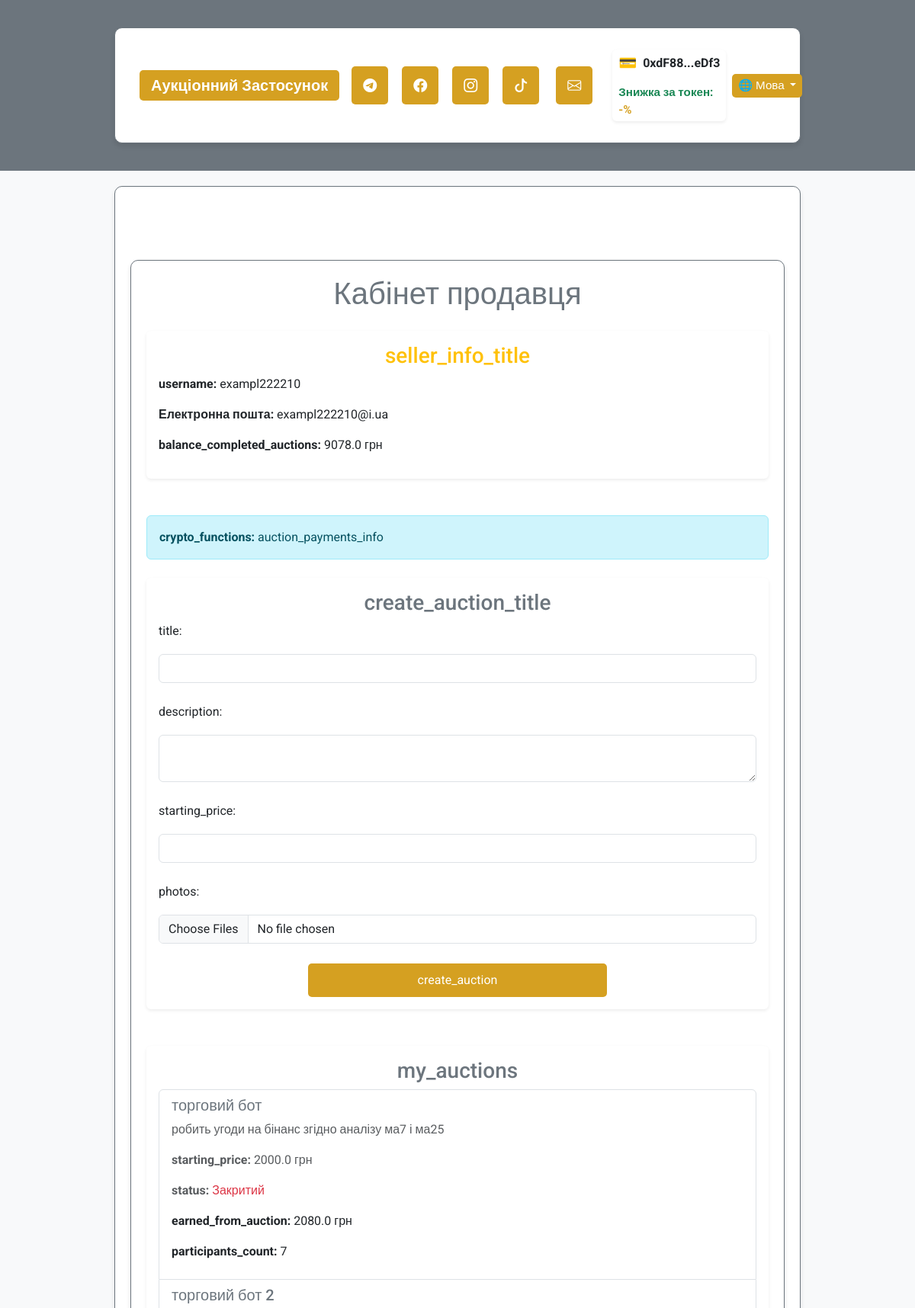
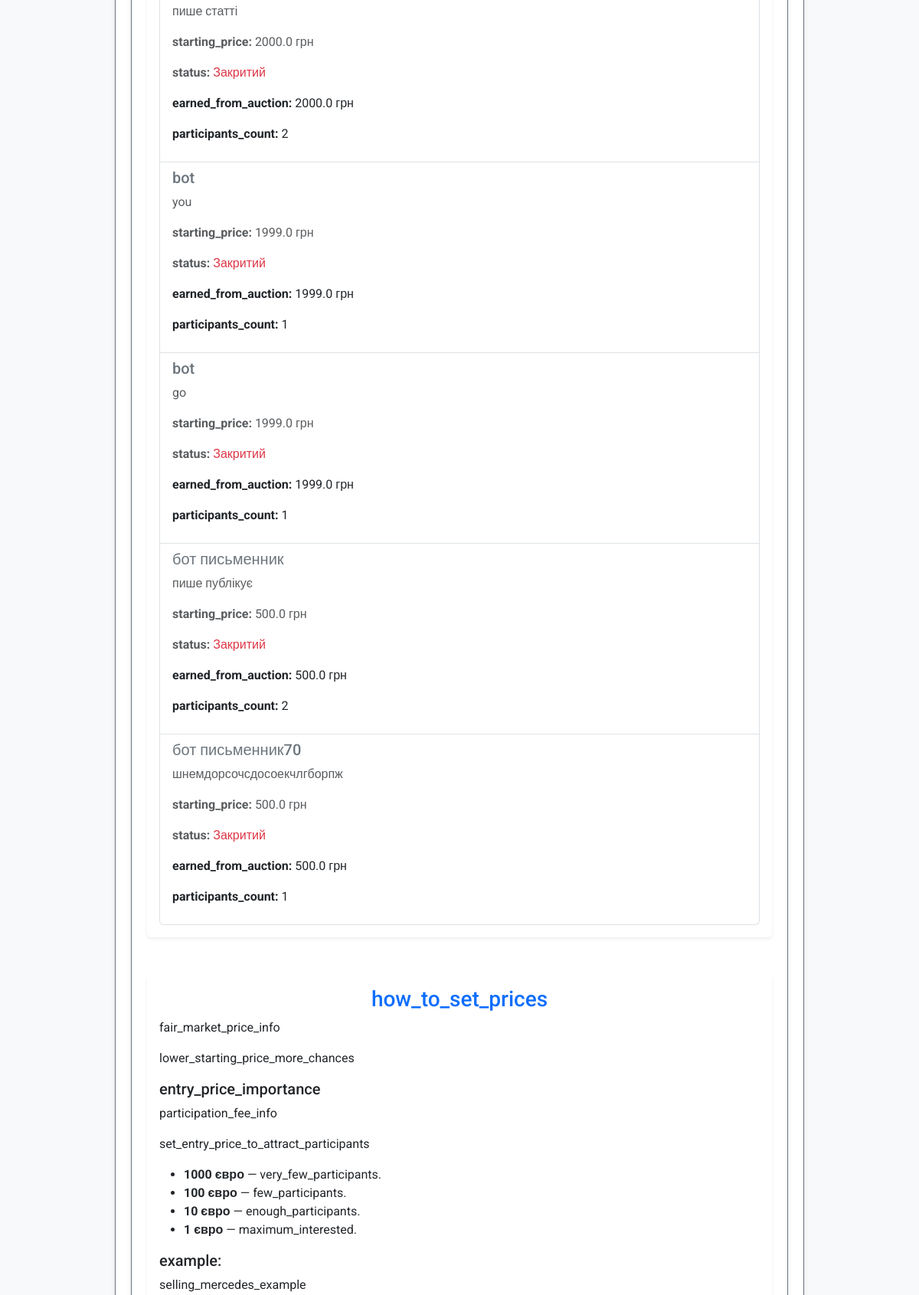
The app's page /user/seller/exampl222210@i.ua (signed in, upper part) with its own data (2 pictures, top to bottom).
### app/models/user.py (models this page shows, shortened)
class User(UserMixin, db.Model):
    __tablename__ = 'users'
    id = db.Column(db.Integer, primary_key=True)
    username = db.Column(db.String(80), nullable=False, unique=True)
    email = db.Column(db.String(120), nullable=False, unique=True)
    password_hash = db.Column(db.String(128), nullable=False)
    balance = db.Column(db.Float, default=0.0)
    platform_balance = db.Column(db.Float, default=0.0)  # Баланс платформи
    user_type = db.Column(db.String(10), nullable=False)  # "buyer", "seller", "admin"
    is_admin = db.Column(db.Boolean, default=False)  # Поле для адміністратора
    wallet_address = db.Column(db.String(42), nullable=True)  # Адреса криптогаманця
    verification_document = db.Column(db.String(255))
    is_verified = db.Column(Boolean, default=False)
    company_name = db.Column(db.String(255))
    tax_id = db.Column(db.String(64))
    language = db.Column(db.String(5), default='ua')  # 'ua', 'en', 'de'
    auctions_created = db.relationship('Auction', foreign_keys='Auction.seller_id', backref='seller', lazy=True)
    auctions_won = db.relationship('Auction', foreign_keys='Auction.winner_id', backref='winner', lazy=True)
    auction_participations = db.relationship('AuctionParticipant', back_populates='user', lazy=True)

### app/models/auction.py (models this page shows, shortened)
class Auction(db.Model):
    __tablename__ = 'auctions'
    id = db.Column(db.Integer, primary_key=True)
    title = db.Column(db.String(255), nullable=False)
    description = db.Column(db.Text, nullable=False)
    starting_price = db.Column(db.Float, nullable=False)
    current_price = db.Column(db.Float, nullable=False)
    seller_id = db.Column(db.Integer, db.ForeignKey('users.id'), nullable=False)
    total_participants = db.Column(db.Integer, default=0, nullable=False)
    is_active = db.Column(db.Boolean, default=True, nullable=False)
    winner_id = db.Column(db.Integer, db.ForeignKey('users.id'), nullable=True)
    total_earnings = db.Column(db.Float, default=0.0, nullable=False)
    created_at = db.Column(db.DateTime, default=db.func.now(), nullable=False)
    updated_at = db.Column(db.DateTime, default=db.func.now(), onupdate=db.func.now(), nullable=False)
    photos = db.Column(JSON, default=list)  # Поле для зберігання шляхів до фото у форматі JSON
    is_confirmed = db.Column(db.Boolean, default=False, nullable=False)  # Чи підтверджено отримання товару
    main_photo_idx = db.Column(db.Integer, default=0)  # Індекс головного фото
    participants = relationship(
        'AuctionParticipant', back_populates='auction', cascade='all, delete-orphan', lazy='dynamic'
    )

### app/routes/user_routes.py (the view)
@user_bp.route('/seller/<string:email>', methods=['GET'])
@login_required
def seller_dashboard(email):
    if current_user.email != email:
        lang = session.get('lang', 'ua')
        flash(get_message('not_authorized', lang), 'error')
        return redirect(url_for('auth.login'))
    user = User.query.filter_by(email=email).first()
    if not user:
        lang = session.get('lang', 'ua')
        flash(get_message('user_not_found', lang), 'error')
        return redirect(url_for('auth.login'))
    all_auctions = Auction.query.filter_by(seller_id=user.id).all()
    completed_auctions = [
        {
            'title': auction.title,
            'description': auction.description,
            'starting_price': auction.starting_price,
            'status': 'Закритий' if not auction.is_active else 'Активний',
            'total_earnings': round(auction.total_participants * auction.starting_price * 0.01 + auction.current_price, 2),
            'total_participants': auction.total_participants
        }
        for auction in all_auctions if not auction.is_active
    ]
    balance_from_completed = sum(
        auction['total_earnings'] for auction in completed_auctions
    )
    return render_template(
        'users/seller_dashboard.html',
        user=user,
        auctions=completed_auctions,
        balance_from_completed=balance_from_completed,
        lang=session.get('lang', 'ua'),
        ui_text=ui_text
    )

### app/utils/i18n_ui.py (called while the page is built)
def ui_text(key, lang):
    return ui_translations.get(key, {}).get(lang, ui_translations.get(key, {}).get('ua', key))

### app/templates/users/seller_dashboard.html (shortened to what this page needs)
{% extends "base.html" %}
{% block content %}
<div class="container my-5">
    <div class="text-center mb-4">
        <h1 class="text-secondary">{{ ui_text('seller_dashboard_title', lang) }}</h1>
    </div>
    <div class="card shadow-sm border-0 mb-5">
        <div class="card-body">
            <h3 class="card-title text-warning">{{ ui_text('seller_info_title', lang) }}</h3>
            <p><strong>{{ ui_text('username', lang) }}:</strong> {{ user.username }}</p>
            <p><strong>{{ ui_text('email', lang) }}:</strong> {{ user.email }}</p>
            <p><strong>{{ ui_text('balance_completed_auctions', lang) }}:</strong> {{ balance_from_completed | round(2) }} грн</p>
        </div>
    </div>
    <div class="alert alert-info mb-4">
        <b>{{ ui_text('crypto_functions', lang) }}:</b> {{ ui_text('auction_payments_info', lang) }}
    </div>
    <div class="card shadow-sm border-0 mb-5">
        <div class="card-body">
            <h3 class="card-title text-secondary">{{ ui_text('create_auction_title', lang) }}</h3>
            <form action="/auction/create" method="POST" enctype="multipart/form-data" class="row g-3">
                <div class="col-12">
                    <label for="title" class="form-label">{{ ui_text('title', lang) }}:</label>
                    <input type="text" id="title" name="title" class="form-control" required>
                </div>
                <div class="col-12">
                    <label for="description" class="form-label">{{ ui_text('description', lang) }}:</label>
                    <textarea id="description" name="description" class="form-control" required></textarea>
                </div>
                <div class="col-12">
                    <label for="starting_price" class="form-label">{{ ui_text('starting_price', lang) }}:</label>
                    <input type="number" id="starting_price" name="starting_price" class="form-control" required>
                </div>
                <div class="col-12">
                    <label for="photos" class="form-label">{{ ui_text('photos', lang) }}:</label>
                    <input type="file" id="photos" name="photos" class="form-control" multiple accept="image/*">
                </div>
                <div class="col-12 text-center">
                    <button type="submit" class="btn btn-warning w-50">{{ ui_text('create_auction', lang) }}</button>
                </div>
            </form>
        </div>
    </div>
    <div class="card shadow-sm border-0 mb-5">
        <div class="card-body">
            <h3 class="card-title text-secondary">{{ ui_text('my_auctions', lang) }}</h3>
            {% if auctions %}
            <ul class="list-group">
                {% for auction in auctions %}
                <li class="list-group-item d-flex justify-content-between align-items-start">
                    <div>
                        <h5 class="text-secondary">{{ auction.title }}</h5>
                        <p class="text-muted">{{ auction.description }}</p>
                        <p class="text-muted"><strong>{{ ui_text('starting_price', lang) }}:</strong> {{ auction.starting_price }} грн</p>
                        <p class="text-muted"><strong>{{ ui_text('status', lang) }}:</strong>
                            <span class="{{ 'text-success' if auction.is_active else 'text-danger' }}">
                                {{ 'Активний' if auction.is_active else 'Закритий' }}
                            </span>
                        </p>
                        {% if not auction.is_active %}
                        <p><strong>{{ ui_text('earned_from_auction', lang) }}:</strong> {{ auction.total_earnings | round(2) }} грн</p>
                        <p><strong>{{ ui_text('participants_count', lang) }}:</strong> {{ auction.total_participants }}</p>
                        {% endif %}
                    </div>
                </li>
                {% endfor %}
            </ul>
            {% else %}
            <p class="text-muted text-center">{{ ui_text('no_created_auctions', lang) }}</p>
            {% endif %}
        </div>
    </div>
    <div class="card shadow-sm border-0 mt-5">
        <div class="card-body">
            <h3 class="card-title text-primary">{{ ui_text('how_to_set_prices', lang) }}</h3>
            <p>{{ ui_text('fair_market_price_info', lang) }}</p>
            <p>{{ ui_text('lower_starting_price_more_chances', lang) }}</p>
            <h5>{{ ui_text('entry_price_importance', lang) }}</h5>
            <p>{{ ui_text('participation_fee_info', lang) }}</p>
            <p>{{ ui_text('set_entry_price_to_attract_participants', lang) }}</p>
            <ul>
                <li><b>1000 євро</b> — {{ ui_text('very_few_participants', lang) }}.</li>
                <li><b>100 євро</b> — {{ ui_text('few_participants', lang) }}.</li>
                <li><b>10 євро</b> — {{ ui_text('enough_participants', lang) }}.</li>
                <li><b>1 євро</b> — {{ ui_text('maximum_interested', lang) }}.</li>
            </ul>
            <h5>{{ ui_text('example', lang) }}:</h5>
            <p>{{ ui_text('selling_mercedes_example', lang) }}</p>
        </div>
    </div>
</div>
{% endblock %}

### app/templates/base.html (shortened to what this page needs)
<!DOCTYPE html>
<html lang="{{ lang if lang else 'uk' }}">
<head>
    <link href="https://cdn.jsdelivr.net/npm/bootstrap@5.3.0/dist/css/bootstrap.min.css" rel="stylesheet">
    <link rel="stylesheet" href="https://cdn.jsdelivr.net/npm/bootstrap-icons@1.11.1/font/bootstrap-icons.css">
    <link rel="stylesheet" href="{{ url_for('static', filename='css/custom.css') }}">
</head>
<body class="bg-light text-dark" style="font-family: 'Roboto', sans-serif;">
    <header class="bg-secondary text-white py-3">
        <div class="container">
            <nav class="navbar navbar-expand-lg navbar-dark">
                <div class="container-fluid">
                    <a class="navbar-brand fw-bold" href="/">{{ ui_text('app_name', lang) }}</a>
                    <div class="d-flex align-items-center w-100 justify-content-between">
                        <div class="d-flex gap-2 align-items-center">
                            <a href="https://t.me/your_channel" class="text-white fs-5" title="{{ ui_text('telegram', lang) }}"
                                target="_blank">
                                <i class="bi bi-telegram" style="font-size:18px;"></i>
                            </a>
                            <a href="https://facebook.com/your_page" class="text-white fs-5" title="{{ ui_text('facebook', lang) }}"
                                target="_blank">
                                <i class="bi bi-facebook" style="font-size:18px;"></i>
                            </a>
                            <a href="https://instagram.com/your_page" class="text-white fs-5" title="{{ ui_text('instagram', lang) }}"
                                target="_blank">
                                <i class="bi bi-instagram" style="font-size:18px;"></i>
                            </a>
                            <a href="https://tiktok.com/@your_page" class="text-white fs-5" title="{{ ui_text('tiktok', lang) }}"
                                target="_blank">
                                <i class="bi bi-tiktok" style="font-size:18px;"></i>
                            </a>
                            <a href="mailto:info@yourdomain.com" class="text-white fs-5 ms-1" title="{{ ui_text('email', lang) }}">
                                <i class="bi bi-envelope" style="font-size:18px;"></i>
                            </a>
                        </div>
                        <div class="d-flex align-items-center ms-3">
                            {% if current_user.is_authenticated %}
                            {% if current_user.wallet_address %}
                            <div class="wallet-widget d-flex align-items-center bg-white px-2 py-1 rounded shadow-sm"
                                style="gap: 8px; flex-direction: column; align-items: flex-start;">
                                <div class="d-flex align-items-center" style="gap: 8px;">
                                    <span style="font-size: 1.2em; color: #28a745;">&#128179;</span>
                                    <span id="wallet-address-short" class="fw-bold text-dark" style="cursor:pointer;"
                                        title="{{ ui_text('copy_address', lang) }}">
                                        {{ current_user.wallet_address[:6] }}...{{ current_user.wallet_address[-4:] }}
                                    </span>
                                </div>
                                {% if user_discount is not none %}
                                <div class="small text-success fw-bold mt-1" style="font-size: 0.95em;">
                                    {{ ui_text('token_discount', lang) }}: <span style="color:#d5a021;">-{{ user_discount
                                        }}%</span>
                                </div>
                                {% endif %}
                            </div>
                            {% else %}
                            <button onclick="connectWallet()" class="btn btn-outline-warning btn-sm ms-2">{{
                                ui_text('connect_wallet', lang) }} &#128179;</button>
                            {% endif %}
                            {% endif %}
                            <div class="ms-2">
                                <div class="dropdown">
                                    <button class="btn btn-outline-light btn-sm py-1 px-2 dropdown-toggle" type="button"
                                        id="langDropdown" data-bs-toggle="dropdown" aria-expanded="false"
                                        style="font-size:0.95em;min-width:90px;">
                                        🌐 {{ ui_text('language', lang) }}
                                    </button>
                                </div>
                            </div>
                        </div>
                    </div>
                </div>
            </nav>
        </div>
    </header>
    <main class="container py-5">
        {% block content %}{% endblock %}
    </main>
</body>
</html>

### app/static/css/custom.css (style rules this page uses)
:root { --main-bg: #fef6e4; --main-color: #d5a021; --secondary-color: #a47449; --neutral-gray: #6c757d; --text-color: #3d3d3d; }
body { font-family: 'Roboto', sans-serif; background-color: var(--main-bg); color: var(--text-color); margin: 0; padding: 0; }
h1, h2, h3 { color: var(--main-color); text-align: center; margin-bottom: 20px; }
.container { max-width: 900px; margin: 20px auto; padding: 20px; background-color: #fff; border: 1px solid var(--neutral-gray); border-radius: 10px; box-shadow: 0 4px 6px rgba(0, 0, 0, 0.1); }
button, .btn { background-color: var(--main-color); border: none; color: #fff; font-size: 16px; padding: 10px 20px; border-radius: 5px; cursor: pointer; transition: background-color 0.3s ease; }
form input, form textarea { width: 100%; padding: 10px; margin: 10px 0; border: 1px solid var(--neutral-gray); border-radius: 5px; transition: border-color 0.3s ease; }
a { color: var(--main-color); text-decoration: none; }
nav a { padding: 10px 15px; display: inline-block; border-radius: 5px; margin-right: 10px; background-color: var(--main-color); color: #fff; }

### records on screen
User: wallet_address "0xdF88", wallet_address "eDf3", username "exampl222210", email "exampl222210@i.ua"
Auction: title "торговий бот", description "робить угоди на бінанс згідно аналізу ма7 і ма25", ui_text "starting_price", starting_price "2000.0", ui_text "status", is_active "Закритий", ui_text "earned_from_auction", total_earnings "2080.0", ui_text "participants_count", total_participants "7"
Auction: title "торговий бот 2", description "пише статті", ui_text "starting_price", starting_price "2000.0", ui_text "status", is_active "Закритий", ui_text "earned_from_auction", total_earnings "2000.0", ui_text "participants_count", total_participants "2"
Auction: title "bot", description "you", ui_text "starting_price", starting_price "1999.0", ui_text "status", is_active "Закритий", ui_text "earned_from_auction", total_earnings "1999.0", ui_text "participants_count", total_participants "1"
Auction: title "bot", description "go", ui_text "starting_price", starting_price "1999.0", ui_text "status", is_active "Закритий", ui_text "earned_from_auction", total_earnings "1999.0", ui_text "participants_count", total_participants "1"
Auction: title "бот письменник", description "пише публікує", ui_text "starting_price", starting_price "500.0", ui_text "status", is_active "Закритий", ui_text "earned_from_auction", total_earnings "500.0", ui_text "participants_count", total_participants "2"
Auction: title "бот письменник70", description "шнемдорсочсдосоекчлгборпж", ui_text "starting_price", starting_price "500.0", ui_text "status", is_active "Закритий", ui_text "earned_from_auction", total_earnings "500.0", ui_text "participants_count", total_participants "1"

### other values on screen
{{ ui_text('app_name', lang) }} "Аукціонний Застосунок"
{{ ui_text('token_discount', lang) }} "Знижка за токен"
{{ ui_text('language', lang) }} "Мова"
{{ ui_text('seller_dashboard_title', lang) }} "Кабінет продавця"
{{ ui_text('seller_info_title', lang) }} "seller_info_title"
{{ ui_text('username', lang) }} "username"
{{ ui_text('email', lang) }} "Електронна пошта"
{{ ui_text('balance_completed_auctions', lang) }} "balance_completed_auctions"
{{ balance_from_completed | round(2) }} "9078.0"
{{ ui_text('crypto_functions', lang) }} "crypto_functions"
{{ ui_text('auction_payments_info', lang) }} "auction_payments_info"
{{ ui_text('create_auction_title', lang) }} "create_auction_title"
{{ ui_text('title', lang) }} "title"
{{ ui_text('description', lang) }} "description"
{{ ui_text('starting_price', lang) }} "starting_price"
